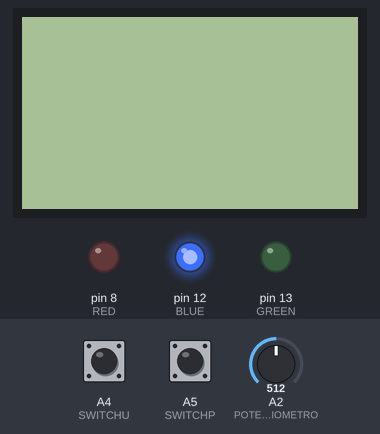
The sketch below on a simulated Arduino Uno, built with avr-gcc and run on an emulated ATmega328P. Parts: 84×48 one-colour display, output pins drawn as LEDs (lit = HIGH). The test bench sets the inputs (shaded band); at power-on: A5 (SWITCHP) LOW, A2 (POTENCIOMETRO) = 512, A4 (SWITCHU) LOW. What the sketch prints to the serial monitor is not drawn.

Above: at 1.2 s.
1.3 s: A5 (SWITCHP) pulled HIGH for 0.15 s
At 1.38 s:
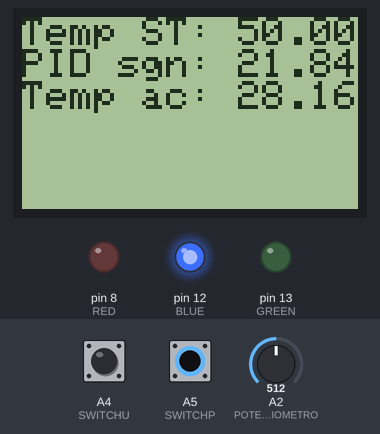
3.7 s: A2 (POTENCIOMETRO) set to 716
6.7 s: A5 (SWITCHP) pulled HIGH for 1 s
At 6.73 s:
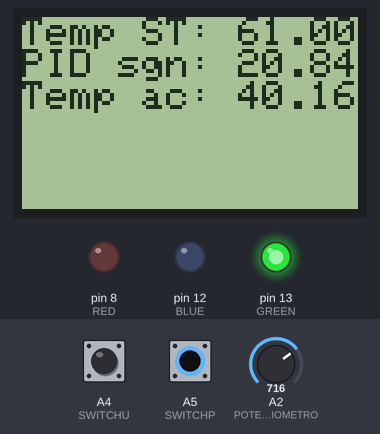
At 8.5 s:
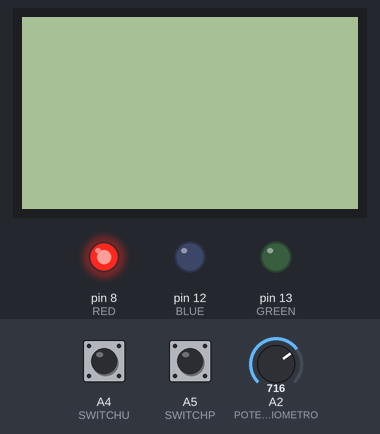
9.2 s: A4 (SWITCHU) pulled HIGH for 0.15 s
10.8 s: A4 (SWITCHU) pulled HIGH for 1 s
14.8 s: A2 (POTENCIOMETRO) set to 122
At 19.8 s:
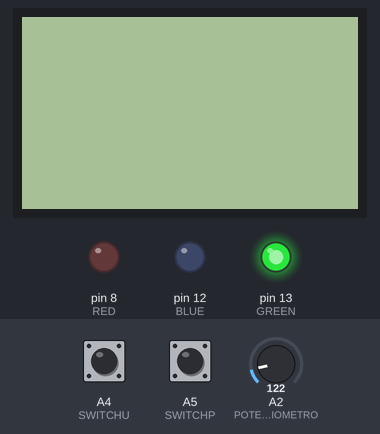
Timing chart, 0 to 20.8 s (numbered marks = the images above; inputs shaded):
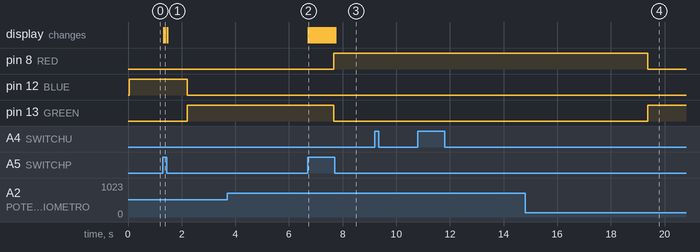

Measured:
- after the input at 1.3 s, the display: first changes at once (image 1 shows a later state)
- after the input at 3.7 s, every drawn part: stays the same
- after the input at 6.7 s, the display: changes at once (image 2)
- after the input at 9.2 s, every drawn part: stays the same
- after the input at 10.8 s, every drawn part: stays the same
- after the input at 14.8 s, pin 8 (RED): HIGH → LOW after 4.6 s; pin 13 (GREEN): LOW → HIGH after 4.6 s

The sketch:

encubadora.ino
```cpp
#include <PID_v1.h>
#include <SPI.h>
#include <Adafruit_PCD8544.h>
#include <Adafruit_GFX.h>
#include <math.h>

// Definición de pines
int CLK           = 3;
int DIN           = 4;
int DC            = 5;
int CS            = 7;
int RST           = 6;

int BLUE          = 12;
int GREEN         = 13;
int RED           = 8;


int SWITCHP       = A5;
int SWITCHU       = A4;

int POTENCIOMETRO = A2;


int Kp = 1;
int Ki = 0.1;
int Kd = 0.1;

float simPlanta(float Q) {
    float h = 5; // Coeficiente de convección térmica para el aluminio (W/m2K)
    float Cps = 0.89; // Capacidad térmica específica del aluminio (J/g°C)
    float area = 1e-4; // Área de transferencia de calor (m2)
    float masa = 10; // Masa del bloque de aluminio (g)
    float Tamb = 25; // Temperatura ambiente (°C)
    static float T = Tamb; // Temperatura en C
    static uint32_t last_time = 0;
    uint32_t current_time = millis();
    uint32_t interval = 100; // Intervalo de tiempo entre actualizaciones (ms)

    if (current_time - last_time >= interval) {
        last_time = current_time;
        T = T + Q * interval / 1000 / masa / Cps - (T - Tamb) * area * h;
    }
    return T;
}

// Definición de variables
int Temperatura_Operacion;
double temp_ac, setPoint, ctrl_sgn, output_sgn;


// Controlador PID
PID pid(&temp_ac, &ctrl_sgn, &setPoint, Kp, Ki, Kd, DIRECT);

// Objeto PCD para conectar y escribir datos al display LCD
Adafruit_PCD8544 display = Adafruit_PCD8544(CLK,DIN,DC,CS,RST);

void setup() {
   Serial.begin(9600);
   pinMode(CLK, OUTPUT);
   pinMode(DIN, OUTPUT);
   pinMode(DC, OUTPUT);
   pinMode(CS, OUTPUT);
   pinMode(RST, OUTPUT);
   pinMode(BLUE, OUTPUT);
   pinMode(RED, OUTPUT);
   pinMode(GREEN, OUTPUT);
   pinMode(SWITCHU, INPUT);
   pinMode(SWITCHP, INPUT);

   Temperatura_Operacion = analogRead(POTENCIOMETRO);
   setPoint = map(Temperatura_Operacion, 0, 1023, 20, 80);

   output_sgn = 0;

  //Se limita para prevenir oscilaciones
   pid.SetOutputLimits(-100, 100);
   pid.SetMode(AUTOMATIC);

   display.begin();
}
void loop() {

  temp_ac = simPlanta(ctrl_sgn);
  Temperatura_Operacion = analogRead(POTENCIOMETRO);
  setPoint = map(Temperatura_Operacion, 0, 1023, 20, 80);


  pid.Compute();


  display.clearDisplay();
  display.setCursor(0,0);
  // Imprime temperatura de operacion en el display
  display.print("Temp ST: ");
  display.println(setPoint);

  // Imprime salida del controlador en el display
  display.print("PID sgn: ");
  display.println(ctrl_sgn);

  // Imprime temperatura actual en el display
  display.print("Temp ac: ");
  display.println(temp_ac);


 if(digitalRead(SWITCHP) == HIGH){
    display.display();
  }
   else {
    display.clearDisplay();
    display.display();

  }


  // LEDs
  if (temp_ac <= 30){
     digitalWrite(BLUE, HIGH);
  }
  else {
     digitalWrite(BLUE, LOW);
  }
  if (temp_ac >= 42){
     digitalWrite(RED, HIGH);
  }
  else {
     digitalWrite(RED, LOW);
  }
  if (temp_ac >= 30 && temp_ac <= 42){
     digitalWrite(GREEN, HIGH);

  } else{
     digitalWrite(GREEN, LOW);
  }
  // Habilitador de la comunicación con la PC
 if(digitalRead(SWITCHU) == HIGH){
    Serial.print(temp_ac);
    Serial.print(",");
    Serial.print(setPoint);
    Serial.print(",");
    Serial.println(ctrl_sgn);
   }
   else {
    Serial.print("NULL");
    Serial.print(",");
    Serial.print("NULL");
    Serial.print(",");
    Serial.print("NULL");
    Serial.print(",");
    Serial.println("NULL");
   }
}

//socat PTY,link=/tmp/ttyS0,raw,echo=0 PTY,link=/tmp/ttyS1,raw,echo=1
```
